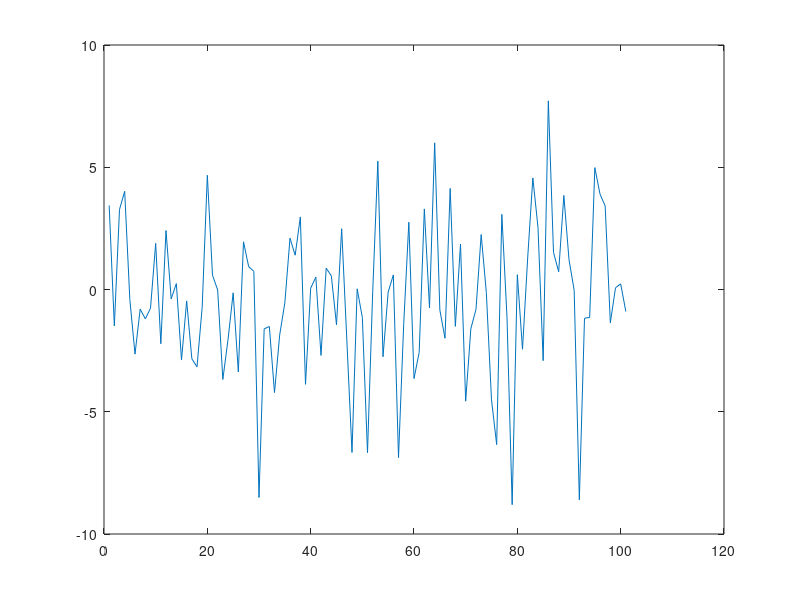

The MATLAB script that drew this image:
clc;
clear;
f0=3e9;
fs=8e9;

t=0:100;
signal=0*sin(2*pi*f0*t/fs);
zaosheng=wgn(1,101,10,'linear');
signal=signal+zaosheng;
plot(signal);
pow=sum(signal.^2);
if pow>101*12
    a=1;
else
    a=0;
end
